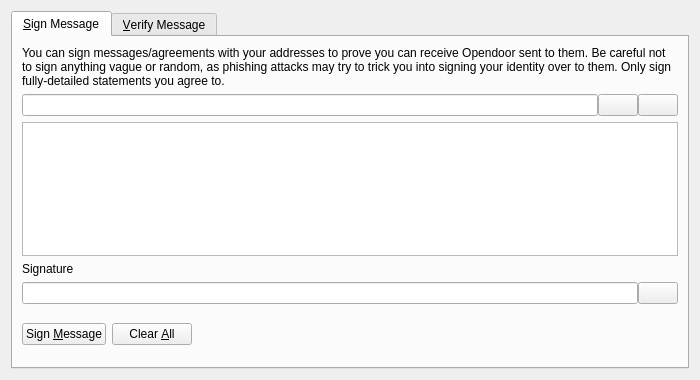
<?xml version="1.0" encoding="UTF-8"?>
<ui version="4.0">
 <class>SignVerifyMessageDialog</class>
 <widget class="QDialog" name="SignVerifyMessageDialog">
  <property name="geometry">
   <rect>
    <x>0</x>
    <y>0</y>
    <width>700</width>
    <height>380</height>
   </rect>
  </property>
  <property name="windowTitle">
   <string>Signatures - Sign / Verify a Message</string>
  </property>
  <property name="modal">
   <bool>true</bool>
  </property>
  <layout class="QVBoxLayout" name="verticalLayout">
   <item>
    <widget class="QTabWidget" name="tabWidget">
     <property name="currentIndex">
      <number>0</number>
     </property>
     <widget class="QWidget" name="tabSignMessage">
      <attribute name="title">
       <string>&amp;Sign Message</string>
      </attribute>
      <layout class="QVBoxLayout" name="verticalLayout_SM">
       <item>
        <widget class="QLabel" name="infoLabel_SM">
         <property name="text">
          <string>You can sign messages/agreements with your addresses to prove you can receive Opendoor sent to them. Be careful not to sign anything vague or random, as phishing attacks may try to trick you into signing your identity over to them. Only sign fully-detailed statements you agree to.</string>
         </property>
         <property name="textFormat">
          <enum>Qt::PlainText</enum>
         </property>
         <property name="wordWrap">
          <bool>true</bool>
         </property>
        </widget>
       </item>
       <item>
        <layout class="QHBoxLayout" name="horizontalLayout_1_SM">
         <property name="spacing">
          <number>0</number>
         </property>
         <item>
          <widget class="QValidatedLineEdit" name="addressIn_SM">
           <property name="toolTip">
            <string>The Opendoor address to sign the message with</string>
           </property>
          </widget>
         </item>
         <item>
          <widget class="QPushButton" name="addressBookButton_SM">
           <property name="toolTip">
            <string>Choose previously used address</string>
           </property>
           <property name="text">
            <string/>
           </property>
           <property name="shortcut">
            <string>Alt+A</string>
           </property>
           <property name="autoDefault">
            <bool>false</bool>
           </property>
          </widget>
         </item>
         <item>
          <widget class="QPushButton" name="pasteButton_SM">
           <property name="toolTip">
            <string>Paste address from clipboard</string>
           </property>
           <property name="text">
            <string/>
           </property>
           <property name="shortcut">
            <string>Alt+P</string>
           </property>
           <property name="autoDefault">
            <bool>false</bool>
           </property>
          </widget>
         </item>
        </layout>
       </item>
       <item>
        <widget class="QPlainTextEdit" name="messageIn_SM">
         <property name="toolTip">
          <string>Enter the message you want to sign here</string>
         </property>
        </widget>
       </item>
       <item>
        <widget class="QLabel" name="signatureLabel_SM">
         <property name="text">
          <string>Signature</string>
         </property>
         <property name="textFormat">
          <enum>Qt::PlainText</enum>
         </property>
        </widget>
       </item>
       <item>
        <layout class="QHBoxLayout" name="horizontalLayout_2_SM">
         <property name="spacing">
          <number>0</number>
         </property>
         <item>
          <widget class="QLineEdit" name="signatureOut_SM">
           <property name="font">
            <font>
             <italic>true</italic>
            </font>
           </property>
           <property name="readOnly">
            <bool>true</bool>
           </property>
          </widget>
         </item>
         <item>
          <widget class="QPushButton" name="copySignatureButton_SM">
           <property name="toolTip">
            <string>Copy the current signature to the system clipboard</string>
           </property>
           <property name="text">
            <string/>
           </property>
           <property name="autoDefault">
            <bool>false</bool>
           </property>
          </widget>
         </item>
        </layout>
       </item>
       <item>
        <layout class="QHBoxLayout" name="horizontalLayout_3_SM">
         <item>
          <widget class="QPushButton" name="signMessageButton_SM">
           <property name="toolTip">
            <string>Sign the message to prove you own this Opendoor address</string>
           </property>
           <property name="text">
            <string>Sign &amp;Message</string>
           </property>
           <property name="autoDefault">
            <bool>false</bool>
           </property>
          </widget>
         </item>
         <item>
          <widget class="QPushButton" name="clearButton_SM">
           <property name="toolTip">
            <string>Reset all sign message fields</string>
           </property>
           <property name="text">
            <string>Clear &amp;All</string>
           </property>
           <property name="autoDefault">
            <bool>false</bool>
           </property>
          </widget>
         </item>
         <item>
          <spacer name="horizontalSpacer_1_SM">
           <property name="orientation">
            <enum>Qt::Horizontal</enum>
           </property>
           <property name="sizeHint" stdset="0">
            <size>
             <width>40</width>
             <height>48</height>
            </size>
           </property>
          </spacer>
         </item>
         <item>
          <widget class="QLabel" name="statusLabel_SM">
           <property name="font">
            <font>
             <weight>75</weight>
             <bold>true</bold>
            </font>
           </property>
           <property name="text">
            <string/>
           </property>
           <property name="wordWrap">
            <bool>true</bool>
           </property>
          </widget>
         </item>
         <item>
          <spacer name="horizontalSpacer_2_SM">
           <property name="orientation">
            <enum>Qt::Horizontal</enum>
           </property>
           <property name="sizeHint" stdset="0">
            <size>
             <width>40</width>
             <height>48</height>
            </size>
           </property>
          </spacer>
         </item>
        </layout>
       </item>
      </layout>
     </widget>
     <widget class="QWidget" name="tabVerifyMessage">
      <attribute name="title">
       <string>&amp;Verify Message</string>
      </attribute>
      <layout class="QVBoxLayout" name="verticalLayout_VM">
       <item>
        <widget class="QLabel" name="infoLabel_VM">
         <property name="text">
          <string>Enter the receiver's address, message (ensure you copy line breaks, spaces, tabs, etc. exactly) and signature below to verify the message. Be careful not to read more into the signature than what is in the signed message itself, to avoid being tricked by a man-in-the-middle attack. Note that this only proves the signing party receives with the address, it cannot prove sendership of any transaction!</string>
         </property>
         <property name="textFormat">
          <enum>Qt::PlainText</enum>
         </property>
         <property name="alignment">
          <set>Qt::AlignLeading|Qt::AlignLeft|Qt::AlignTop</set>
         </property>
         <property name="wordWrap">
          <bool>true</bool>
         </property>
        </widget>
       </item>
       <item>
        <layout class="QHBoxLayout" name="horizontalLayout_1_VM">
         <property name="spacing">
          <number>0</number>
         </property>
         <item>
          <widget class="QValidatedLineEdit" name="addressIn_VM">
           <property name="toolTip">
            <string>The Opendoor address the message was signed with</string>
           </property>
          </widget>
         </item>
         <item>
          <widget class="QPushButton" name="addressBookButton_VM">
           <property name="toolTip">
            <string>Choose previously used address</string>
           </property>
           <property name="text">
            <string/>
           </property>
           <property name="shortcut">
            <string>Alt+A</string>
           </property>
           <property name="autoDefault">
            <bool>false</bool>
           </property>
          </widget>
         </item>
        </layout>
       </item>
       <item>
        <widget class="QPlainTextEdit" name="messageIn_VM"/>
       </item>
       <item>
        <widget class="QValidatedLineEdit" name="signatureIn_VM"/>
       </item>
       <item>
        <layout class="QHBoxLayout" name="horizontalLayout_2_VM">
         <item>
          <widget class="QPushButton" name="verifyMessageButton_VM">
           <property name="toolTip">
            <string>Verify the message to ensure it was signed with the specified Opendoor address</string>
           </property>
           <property name="text">
            <string>Verify &amp;Message</string>
           </property>
           <property name="autoDefault">
            <bool>false</bool>
           </property>
          </widget>
         </item>
         <item>
          <widget class="QPushButton" name="clearButton_VM">
           <property name="toolTip">
            <string>Reset all verify message fields</string>
           </property>
           <property name="text">
            <string>Clear &amp;All</string>
           </property>
           <property name="autoDefault">
            <bool>false</bool>
           </property>
          </widget>
         </item>
         <item>
          <spacer name="horizontalSpacer_1_VM">
           <property name="orientation">
            <enum>Qt::Horizontal</enum>
           </property>
           <property name="sizeHint" stdset="0">
            <size>
             <width>40</width>
             <height>48</height>
            </size>
           </property>
          </spacer>
         </item>
         <item>
          <widget class="QLabel" name="statusLabel_VM">
           <property name="font">
            <font>
             <weight>75</weight>
             <bold>true</bold>
            </font>
           </property>
           <property name="text">
            <string/>
           </property>
           <property name="wordWrap">
            <bool>true</bool>
           </property>
          </widget>
         </item>
         <item>
          <spacer name="horizontalSpacer_2_VM">
           <property name="orientation">
            <enum>Qt::Horizontal</enum>
           </property>
           <property name="sizeHint" stdset="0">
            <size>
             <width>40</width>
             <height>48</height>
            </size>
           </property>
          </spacer>
         </item>
        </layout>
       </item>
      </layout>
     </widget>
    </widget>
   </item>
  </layout>
 </widget>
 <customwidgets>
  <customwidget>
   <class>QValidatedLineEdit</class>
   <extends>QLineEdit</extends>
   <header>qvalidatedlineedit.h</header>
  </customwidget>
 </customwidgets>
 <resources>
  <include location="../opendoor.qrc"/>
 </resources>
 <connections/>
</ui>
